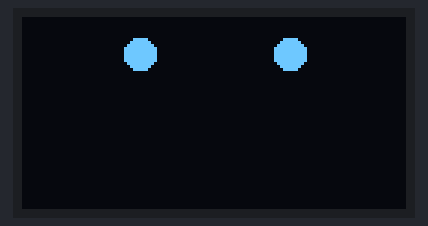
The sketch below on a simulated Arduino Uno, built with avr-gcc and run on an emulated ATmega328P. Shown: 128×64 one-colour display.

Above: at 1.26 s.
At 5.27 s:
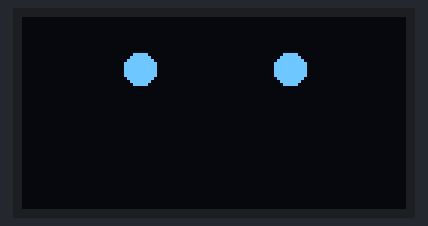
At 5.93 s:
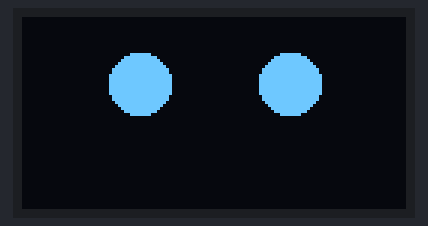
At 6.64 s:
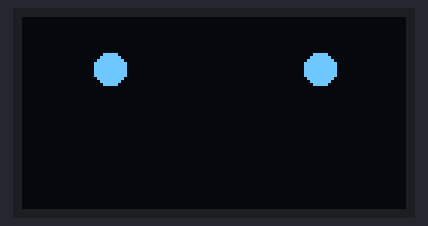
At 6.99 s:
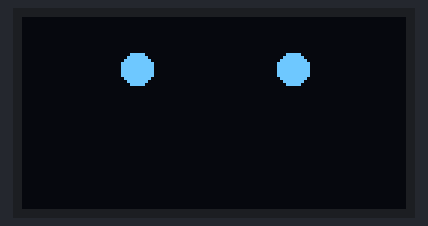
At 7.72 s:
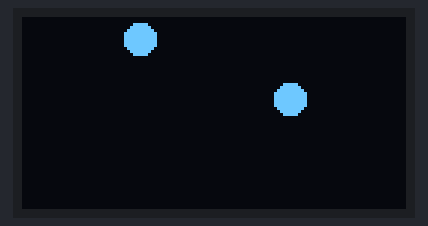

The sketch:

oled_screen_faces.ino
```cpp
#include <SPI.h>
#include <Wire.h>
#include <Adafruit_GFX.h>
#include <Adafruit_SSD1306.h>

//Set display
Adafruit_SSD1306 display(128,64, &Wire,4);

//Draw a circle.
void draw_circle(int x,int y, int radius, bool fill){
  if (fill)
    display.fillCircle(x, y, radius, WHITE);
  else
    display.drawCircle(x, y, radius, WHITE);

}

//Draw a rectangle
void draw_rectangle(int x0, int y0, int x1, int y1, bool fill){
  if (fill)
    display.fillRect(x0, y0, x1, y1, WHITE);
  else
    display.drawRect(x0, y0, x1, y1, WHITE);
}

//Draw a triangle
void draw_triangle(int x0,int y0, int x1, int y1, int x2, int y2,bool fill){
  if (fill)
    display.fillTriangle(x0, y0, x1, y1, x2, y2, WHITE);
  else
    display.drawTriangle(x0, y0, x1, y1, x2, y2, WHITE);
}

//Write a text.
void draw_text(String str){
  display.println(str);
}

//Draw a pixel
void draw_pixel(int x,int y){
  display.drawPixel(x, y, WHITE);
}

//Change the font size.
void font_size(int num){
  display.setTextSize(num);
}

//Draw a line.
void draw_line(int x0,int y0, int x1, int y1){
  display.drawLine(x0, y0, x1, y1, WHITE);
}

//Set the cursor position in the screen
void cursor(int x,int y){
  display.setCursor(x,y);
}

//Clear the screen.
void clear(){
  display.clearDisplay();
}

void setup()
{
  // initialize with the I2C addr 0x3C
  display.begin(SSD1306_SWITCHCAPVCC, 0x3C);
}

void draw_eyes_1()
{
  int x = display.width()/2;
  int y = display.height()/2;

  for (int i=0;i<=5;i++){
    clear();
    draw_circle(x-25,y-15, 1+i, true);
    draw_circle(x+25,y-15, 1+i, true);
    display.display();
    delay(30);
  }
}

void draw_eyes_2()
{
  int x = display.width()/2;
  int y = display.height()/2;

  for (int i=5;i>=0;i--){
    clear();
    draw_circle(x-25,y-15, 1+i, true);
    draw_circle(x+25,y-15, 1+i, true);
    display.display();
    delay(30);
  }
}

void draw_eyes_3()
{
  int x = display.width()/2;
  int y = display.height()/2;

  for (int i=0;i<=5;i++){
    clear();
    draw_circle(x-25,(y-15)-i, 5, true);
    draw_circle(x+25,(y-15)-i, 5, true);
    display.display();
    delay(60);
  }

  for (int i=5;i>=0;i--){
    clear();
    draw_circle(x-25,(y-15)-i, 5, true);
    draw_circle(x+25,(y-15)-i, 5, true);
    display.display();
    delay(60);
  }

}

void draw_eyes_4()
{
  int x = display.width()/2;
  int y = display.height()/2;

  for (int i=0;i<=10;i++){
    clear();
    draw_circle((x-25)+i,y-15, 5, true);
    draw_circle((x+25)+i,y-15, 5, true);
    display.display();
    delay(50);
  }

  for (int i=10;i>=0;i--){
    clear();
    draw_circle((x-25)+i,y-15, 5, true);
    draw_circle((x+25)+i,y-15, 5, true);
    display.display();
    delay(50);
  }
}

void draw_eyes_5()
{
  int x = display.width()/2;
  int y = display.height()/2;

  for (int i=0;i<=10;i++){
    clear();
    draw_circle((x-25)-i,y-15, 5, true);
    draw_circle((x+25)-i,y-15, 5, true);
    display.display();
    delay(50);
  }

  for (int i=10;i>=0;i--){
    clear();
    draw_circle((x-25)-i,y-15, 5, true);
    draw_circle((x+25)-i,y-15, 5, true);
    display.display();
    delay(50);
  }
}

void draw_eyes_6()
{
  int x = display.width()/2;
  int y = display.height()/2;

  for (int i=0;i<=15;i++){
    clear();
    draw_circle(x-25,y-10, 5+i, true);
    draw_circle(x+25,y-10, 5+i, true);
    display.display();
    delay(1);
  }
}


void draw_eyes_7()
{
  int x = display.width()/2;
  int y = display.height()/2;

  for (int i=0;i<=10;i++){
    clear();
    draw_circle((x-25)-i,y-15, 5, true);
    draw_circle((x+25)+i,y-15, 5, true);
    display.display();
    delay(10);
  }

  for (int i=10;i>=0;i--){
    clear();
    draw_circle((x-25)-i,y-15, 5, true);
    draw_circle((x+25)+i,y-15, 5, true);
    display.display();
    delay(10);
  }

}


void draw_eyes_8()
{
  int x = display.width()/2;
  int y = display.height()/2;

  for (int i=-10;i<=10;i++){
    clear();
    draw_circle(x-25,(y-15)-i, 5, true);
    draw_circle(x+25,(y-15)+i, 5, true);
    display.display();
    delay(5);
  }

  for (int i=10;i>=-10;i--){
    clear();
    draw_circle(x-25,(y-15)-i, 5, true);
    draw_circle(x+25,(y-15)+i, 5, true);
    display.display();
    delay(5);
  }
}

void draw_eyes()
{
  int x = display.width()/2;
  int y = display.height()/2;

  draw_circle(x-25,y-15, 5, true);
  draw_circle(x+25,y-15, 5, true);
}

void draw(){
  clear();
  draw_eyes();
  draw_eyes_1();
  draw_eyes_2();
  draw_eyes_3();
  draw_eyes_4();
  draw_eyes_5();
  draw_eyes_6();
  draw_eyes_6();
  draw_eyes_7();
  draw_eyes_8();
  display.display();
  delay(100);

  /*
  int randNumber = random(300);
  Serial.println(randNumber);

 clear();
  font_size(0.5);
  display.setTextColor(WHITE);
  cursor(0,0);
  draw_rectangle(0, 0, 120, 30,false);
  cursor(15,10);
  draw_text(String(randNumber)+":00:00");
  cursor(0,0);
  draw_text(String(randNumber));
  draw_circle(10,10,5,true);
  draw_triangle(30, 15, 0, 60, 60, 60,true);
  draw_pixel(10,10);
  draw_line(0,0,20,20);
*/

}

void loop() {
  draw();
}
```

Measured:
- by itself, everything shown: repeats every 8.3 s, in 73 steps
